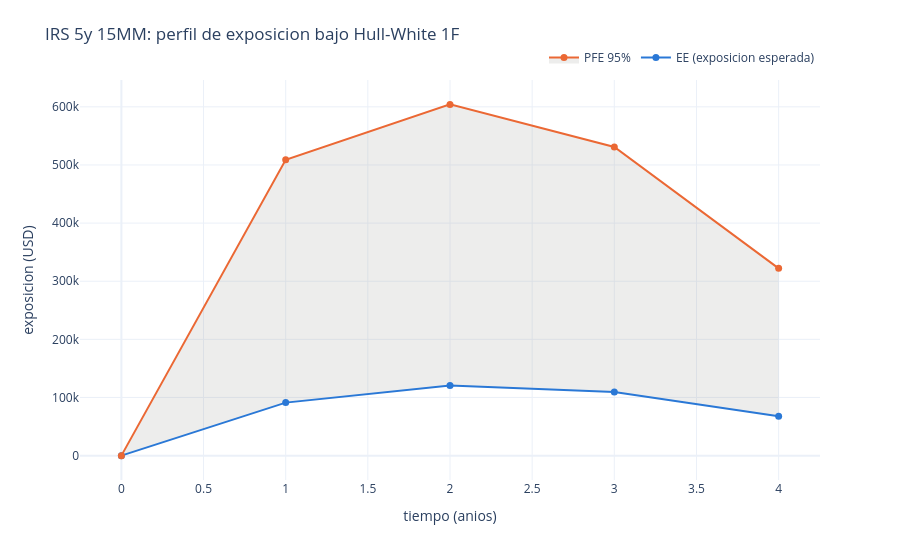

Here is the notebook cell this chart was saved with:
### Markdown cell above
## 1. IRS frente a una contraparte: EE/PFE, CVA y sus sensibilidades de credito

### Code cell
hw_model = qd.HullWhite1F(a=0.03, b=0.035, sigma=0.008, r0=0.032)
swap = qd.IRSwap(
    notional=15_000_000.0, fixed_rate=0.036,
    payment_times=[1.0, 2.0, 3.0, 4.0, 5.0], accruals=[1.0] * 5,
)
swap_market = qd.Market(
    pillars=[0.5, 1.0, 2.0, 3.0, 5.0, 7.0, 10.0], zero_rates=[0.031, 0.032, 0.034, 0.0355, 0.038, 0.0395, 0.0405],
    hazard_rate=0.015, recovery_rate=0.40,
)
eng = qd.Engine(backend="cpu", n_paths=20_000, n_steps=52, seed=9)

result = eng.price(swap, hw_model, swap_market, ["PV", "ExpectedExposure", "PFE95", "UnilateralCVA"])
ee, pfe, cva = result.ExpectedExposure, result.PFE95, result.UnilateralCVA
d_hazard = eng.price(swap, hw_model, swap_market, [greeks.hazard_rate()]).Greek.scalar
d_recovery = eng.price(swap, hw_model, swap_market, [greeks.recovery_rate()]).Greek.scalar

fig = go.Figure()
fig.add_trace(go.Scatter(
    x=ee.times, y=ee.primary, mode="lines+markers", name="EE (exposicion esperada)",
    line=dict(color=COLOR_EE, width=2), marker=dict(size=7),
    hovertemplate="t=%{x:.2f} anios<br>EE=%{y:,.0f} USD<extra></extra>",
))
fig.add_trace(go.Scatter(
    x=pfe.times, y=pfe.primary, mode="lines+markers", name="PFE 95%",
    line=dict(color=COLOR_PFE, width=2), marker=dict(size=7),
    fill="tonexty", fillcolor="rgba(137,135,129,0.15)",
    hovertemplate="t=%{x:.2f} anios<br>PFE95=%{y:,.0f} USD<extra></extra>",
))
fig.update_layout(
    title="IRS 5y 15MM: perfil de exposicion bajo Hull-White 1F",
    xaxis_title="tiempo (anios)", yaxis_title="exposicion (USD)",
    template="plotly_white", hovermode="x unified",
    legend=dict(orientation="h", yanchor="bottom", y=1.02, xanchor="right", x=1),
    margin=dict(t=80),
)
fig.show()

print(f"PV               = {result.PV.scalar:>14,.0f}")
print(f"UnilateralCVA    = {cva.scalar:>14,.0f}")
print(f"dCVA/dhazard_rate= {d_hazard:>14,.0f}  (subir 1 punto de hazard aumenta el CVA en esto)")
print(f"dCVA/drecovery   = {d_recovery:>14,.0f}  (mas recovery => menos CVA, signo negativo)")

### Figure 1 — Plotly figure (JSON) as saved in the notebook; plotly's stock layout.template omitted (floating-point values rounded to 4 significant figures)
{"data": [{"hovertemplate": "t=%{x:.2f} anios<br>EE=%{y:,.0f} USD<extra></extra>", "line": {"color": "#2a78d6", "width": 2}, "marker": {"size": 7}, "mode": "lines+markers", "name": "EE (exposicion esperada)", "type": "scatter", "x": [0.0, 1.0, 2.0, 3.0, 4.0], "y": [0.0, 91200.0, 120600.0, 109200.0, 67880.0]}, {"fill": "tonexty", "fillcolor": "rgba(137,135,129,0.15)", "hovertemplate": "t=%{x:.2f} anios<br>PFE95=%{y:,.0f} USD<extra></extra>", "line": {"color": "#eb6834", "width": 2}, "marker": {"size": 7}, "mode": "lines+markers", "name": "PFE 95%", "type": "scatter", "x": [0.0, 1.0, 2.0, 3.0, 4.0], "y": [0.0, 508900.0, 604200.0, 530900.0, 322200.0]}], "layout": {"hovermode": "x unified", "legend": {"orientation": "h", "x": 1, "xanchor": "right", "y": 1.02, "yanchor": "bottom"}, "margin": {"t": 80}, "title": {"text": "IRS 5y 15MM: perfil de exposicion bajo Hull-White 1F"}, "xaxis": {"title": {"text": "tiempo (anios)"}}, "yaxis": {"title": {"text": "exposicion (USD)"}}}}
